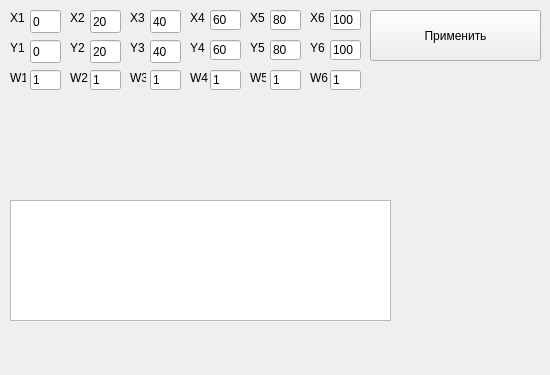
<?xml version="1.0" encoding="UTF-8"?>
<ui version="4.0">
 <class>MainWindow</class>
 <widget class="QMainWindow" name="MainWindow">
  <property name="geometry">
   <rect>
    <x>0</x>
    <y>0</y>
    <width>550</width>
    <height>375</height>
   </rect>
  </property>
  <property name="minimumSize">
   <size>
    <width>550</width>
    <height>150</height>
   </size>
  </property>
  <property name="windowTitle">
   <string>Lab7</string>
  </property>
  <widget class="QWidget" name="centralWidget">
   <widget class="QGraphicsView" name="graphicsView">
    <property name="geometry">
     <rect>
      <x>10</x>
      <y>200</y>
      <width>381</width>
      <height>121</height>
     </rect>
    </property>
   </widget>
   <widget class="QLabel" name="label">
    <property name="geometry">
     <rect>
      <x>10</x>
      <y>10</y>
      <width>21</width>
      <height>16</height>
     </rect>
    </property>
    <property name="text">
     <string>X1</string>
    </property>
   </widget>
   <widget class="QLabel" name="label_2">
    <property name="geometry">
     <rect>
      <x>10</x>
      <y>40</y>
      <width>21</width>
      <height>16</height>
     </rect>
    </property>
    <property name="text">
     <string>Y1</string>
    </property>
   </widget>
   <widget class="QLineEdit" name="x1">
    <property name="geometry">
     <rect>
      <x>30</x>
      <y>10</y>
      <width>31</width>
      <height>23</height>
     </rect>
    </property>
    <property name="text">
     <string>0</string>
    </property>
   </widget>
   <widget class="QLineEdit" name="y1">
    <property name="geometry">
     <rect>
      <x>30</x>
      <y>40</y>
      <width>31</width>
      <height>23</height>
     </rect>
    </property>
    <property name="text">
     <string>0</string>
    </property>
   </widget>
   <widget class="QLabel" name="label_3">
    <property name="geometry">
     <rect>
      <x>70</x>
      <y>40</y>
      <width>21</width>
      <height>16</height>
     </rect>
    </property>
    <property name="text">
     <string>Y2</string>
    </property>
   </widget>
   <widget class="QLineEdit" name="x2">
    <property name="geometry">
     <rect>
      <x>90</x>
      <y>10</y>
      <width>31</width>
      <height>23</height>
     </rect>
    </property>
    <property name="text">
     <string>20</string>
    </property>
   </widget>
   <widget class="QLabel" name="label_4">
    <property name="geometry">
     <rect>
      <x>70</x>
      <y>10</y>
      <width>21</width>
      <height>16</height>
     </rect>
    </property>
    <property name="text">
     <string>X2</string>
    </property>
   </widget>
   <widget class="QLineEdit" name="y2">
    <property name="geometry">
     <rect>
      <x>90</x>
      <y>40</y>
      <width>31</width>
      <height>23</height>
     </rect>
    </property>
    <property name="text">
     <string>20</string>
    </property>
   </widget>
   <widget class="QLabel" name="label_5">
    <property name="geometry">
     <rect>
      <x>130</x>
      <y>40</y>
      <width>21</width>
      <height>16</height>
     </rect>
    </property>
    <property name="text">
     <string>Y3</string>
    </property>
   </widget>
   <widget class="QLineEdit" name="x3">
    <property name="geometry">
     <rect>
      <x>150</x>
      <y>10</y>
      <width>31</width>
      <height>23</height>
     </rect>
    </property>
    <property name="text">
     <string>40</string>
    </property>
   </widget>
   <widget class="QLabel" name="label_6">
    <property name="geometry">
     <rect>
      <x>130</x>
      <y>10</y>
      <width>21</width>
      <height>16</height>
     </rect>
    </property>
    <property name="text">
     <string>X3</string>
    </property>
   </widget>
   <widget class="QLineEdit" name="y3">
    <property name="geometry">
     <rect>
      <x>150</x>
      <y>40</y>
      <width>31</width>
      <height>23</height>
     </rect>
    </property>
    <property name="text">
     <string>40</string>
    </property>
   </widget>
   <widget class="QPushButton" name="Apply">
    <property name="geometry">
     <rect>
      <x>370</x>
      <y>10</y>
      <width>171</width>
      <height>51</height>
     </rect>
    </property>
    <property name="text">
     <string>Применить</string>
    </property>
   </widget>
   <widget class="QLabel" name="label_7">
    <property name="geometry">
     <rect>
      <x>10</x>
      <y>70</y>
      <width>16</width>
      <height>16</height>
     </rect>
    </property>
    <property name="text">
     <string>W1</string>
    </property>
   </widget>
   <widget class="QLabel" name="label_8">
    <property name="geometry">
     <rect>
      <x>70</x>
      <y>70</y>
      <width>21</width>
      <height>16</height>
     </rect>
    </property>
    <property name="text">
     <string>W2</string>
    </property>
   </widget>
   <widget class="QLabel" name="label_9">
    <property name="geometry">
     <rect>
      <x>130</x>
      <y>70</y>
      <width>16</width>
      <height>16</height>
     </rect>
    </property>
    <property name="text">
     <string>W3</string>
    </property>
   </widget>
   <widget class="QLabel" name="label_10">
    <property name="geometry">
     <rect>
      <x>190</x>
      <y>10</y>
      <width>16</width>
      <height>16</height>
     </rect>
    </property>
    <property name="text">
     <string>X4</string>
    </property>
   </widget>
   <widget class="QLineEdit" name="x4">
    <property name="geometry">
     <rect>
      <x>210</x>
      <y>10</y>
      <width>31</width>
      <height>20</height>
     </rect>
    </property>
    <property name="text">
     <string>60</string>
    </property>
   </widget>
   <widget class="QLineEdit" name="y4">
    <property name="geometry">
     <rect>
      <x>210</x>
      <y>40</y>
      <width>31</width>
      <height>20</height>
     </rect>
    </property>
    <property name="text">
     <string>60</string>
    </property>
   </widget>
   <widget class="QLineEdit" name="x5">
    <property name="geometry">
     <rect>
      <x>270</x>
      <y>10</y>
      <width>31</width>
      <height>20</height>
     </rect>
    </property>
    <property name="text">
     <string>80</string>
    </property>
   </widget>
   <widget class="QLineEdit" name="x6">
    <property name="geometry">
     <rect>
      <x>330</x>
      <y>10</y>
      <width>31</width>
      <height>20</height>
     </rect>
    </property>
    <property name="text">
     <string>100</string>
    </property>
   </widget>
   <widget class="QLineEdit" name="y5">
    <property name="geometry">
     <rect>
      <x>270</x>
      <y>40</y>
      <width>31</width>
      <height>20</height>
     </rect>
    </property>
    <property name="text">
     <string>80</string>
    </property>
   </widget>
   <widget class="QLineEdit" name="w1">
    <property name="geometry">
     <rect>
      <x>30</x>
      <y>70</y>
      <width>31</width>
      <height>20</height>
     </rect>
    </property>
    <property name="text">
     <string>1</string>
    </property>
   </widget>
   <widget class="QLineEdit" name="y6">
    <property name="geometry">
     <rect>
      <x>330</x>
      <y>40</y>
      <width>31</width>
      <height>20</height>
     </rect>
    </property>
    <property name="text">
     <string>100</string>
    </property>
   </widget>
   <widget class="QLabel" name="label_11">
    <property name="geometry">
     <rect>
      <x>250</x>
      <y>10</y>
      <width>16</width>
      <height>16</height>
     </rect>
    </property>
    <property name="text">
     <string>X5</string>
    </property>
   </widget>
   <widget class="QLabel" name="label_12">
    <property name="geometry">
     <rect>
      <x>310</x>
      <y>10</y>
      <width>16</width>
      <height>16</height>
     </rect>
    </property>
    <property name="text">
     <string>X6</string>
    </property>
   </widget>
   <widget class="QLabel" name="label_13">
    <property name="geometry">
     <rect>
      <x>190</x>
      <y>40</y>
      <width>16</width>
      <height>16</height>
     </rect>
    </property>
    <property name="text">
     <string>Y4</string>
    </property>
   </widget>
   <widget class="QLabel" name="label_14">
    <property name="geometry">
     <rect>
      <x>250</x>
      <y>40</y>
      <width>16</width>
      <height>16</height>
     </rect>
    </property>
    <property name="text">
     <string>Y5</string>
    </property>
   </widget>
   <widget class="QLabel" name="label_15">
    <property name="geometry">
     <rect>
      <x>310</x>
      <y>40</y>
      <width>16</width>
      <height>16</height>
     </rect>
    </property>
    <property name="text">
     <string>Y6</string>
    </property>
   </widget>
   <widget class="QLabel" name="label_16">
    <property name="geometry">
     <rect>
      <x>190</x>
      <y>70</y>
      <width>21</width>
      <height>16</height>
     </rect>
    </property>
    <property name="text">
     <string>W4</string>
    </property>
   </widget>
   <widget class="QLabel" name="label_17">
    <property name="geometry">
     <rect>
      <x>250</x>
      <y>70</y>
      <width>16</width>
      <height>16</height>
     </rect>
    </property>
    <property name="text">
     <string>W5</string>
    </property>
   </widget>
   <widget class="QLabel" name="label_18">
    <property name="geometry">
     <rect>
      <x>310</x>
      <y>70</y>
      <width>21</width>
      <height>16</height>
     </rect>
    </property>
    <property name="text">
     <string>W6</string>
    </property>
   </widget>
   <widget class="QLineEdit" name="w6">
    <property name="geometry">
     <rect>
      <x>330</x>
      <y>70</y>
      <width>31</width>
      <height>20</height>
     </rect>
    </property>
    <property name="text">
     <string>1</string>
    </property>
   </widget>
   <widget class="QLineEdit" name="w5">
    <property name="geometry">
     <rect>
      <x>270</x>
      <y>70</y>
      <width>31</width>
      <height>20</height>
     </rect>
    </property>
    <property name="text">
     <string>1</string>
    </property>
   </widget>
   <widget class="QLineEdit" name="w4">
    <property name="geometry">
     <rect>
      <x>210</x>
      <y>70</y>
      <width>31</width>
      <height>20</height>
     </rect>
    </property>
    <property name="text">
     <string>1</string>
    </property>
   </widget>
   <widget class="QLineEdit" name="w3">
    <property name="geometry">
     <rect>
      <x>150</x>
      <y>70</y>
      <width>31</width>
      <height>20</height>
     </rect>
    </property>
    <property name="text">
     <string>1</string>
    </property>
   </widget>
   <widget class="QLineEdit" name="w2">
    <property name="geometry">
     <rect>
      <x>90</x>
      <y>70</y>
      <width>31</width>
      <height>20</height>
     </rect>
    </property>
    <property name="text">
     <string>1</string>
    </property>
   </widget>
  </widget>
 </widget>
 <layoutdefault spacing="6" margin="11"/>
 <resources/>
 <connections/>
</ui>
